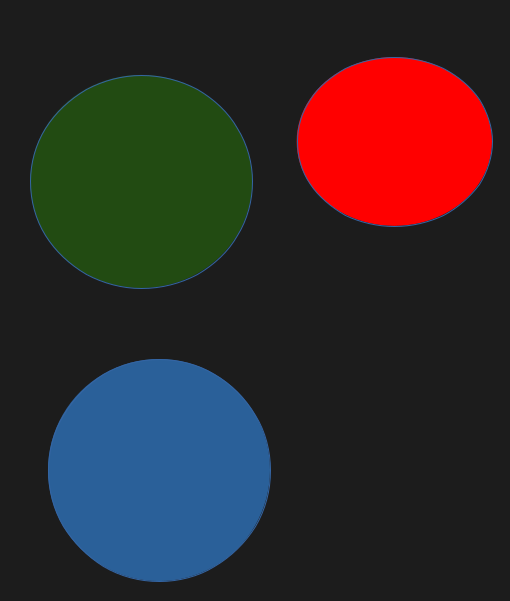
#> input picture Images/Pasted image.png, 510 x 601 px, found by its file name
$ python First_DIP.py
#> lines starting #> are read from the running program, lines starting #| are printed output that depends on the picture; long printed decimals are rounded
import matplotlib.pyplot as plt

def main():
    img_path = '/home/noob_coder/Desktop/CSE4161_DIP/Images/Pasted image.png'
    img_4D = plt.imread(img_path)
#> img_4D is the input picture: shape (601, 510, 4) float32; mean R, G, B, A 0.194, 0.158, 0.16, 1
    print(img_4D.shape)
#| (601, 510, 4)

    # Convert to 3D by removing alpha channel
    img_3D = img_4D[:, :, :3]
    print(img_3D.shape)
#| (601, 510, 3)

    # Print RGB values of top-left corner
    print(img_3D[:5, :5, 0])
#| [[0.1098 0.1098 0.1098 0.1098 0.1098]
#|  [0.1098 0.1098 0.1098 0.1098 0.1098]
#|  [0.1098 0.1098 0.1098 0.1098 0.1098]
#|  [0.1098 0.1098 0.1098 0.1098 0.1098]
#|  [0.1098 0.1098 0.1098 0.1098 0.1098]]
    print(img_3D.max(), img_3D.min())
#| 1.0 0.0

    # Show the image
    plt.figure(figsize=(10, 10))
    plt.subplot(2,3,1)
    plt.imshow(img_3D)
    plt.subplot(2,3,2)
    plt.imshow(img_3D[:, :, 0], cmap='Reds')
    plt.subplot(2,3,3)
    plt.imshow(img_3D[:, :, 1], cmap='Greens')
    plt.subplot(2,3,4)
    plt.imshow(img_3D[:, :, 2], cmap='Blues')
    plt.subplot(2,3,5)
    plt.imshow(img_3D[:, :, 0], cmap='gray')
    plt.subplot(2,3,6)
    plt.imshow(img_3D[:, :, 1], cmap='gray')
    plt.show()
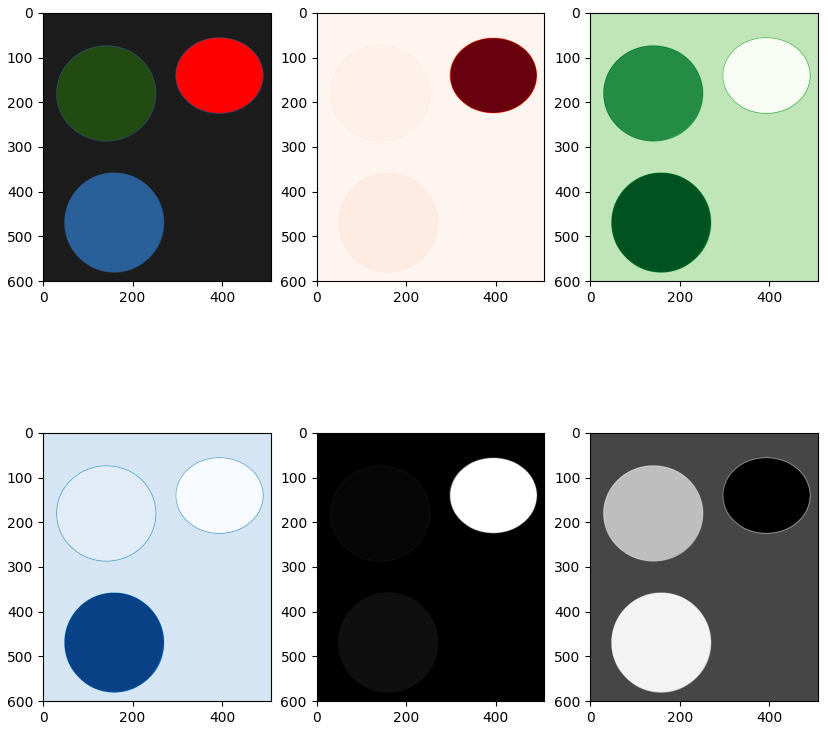
#> figure drawn by matplotlib, 6 panels

if __name__ == "__main__":
    main()
